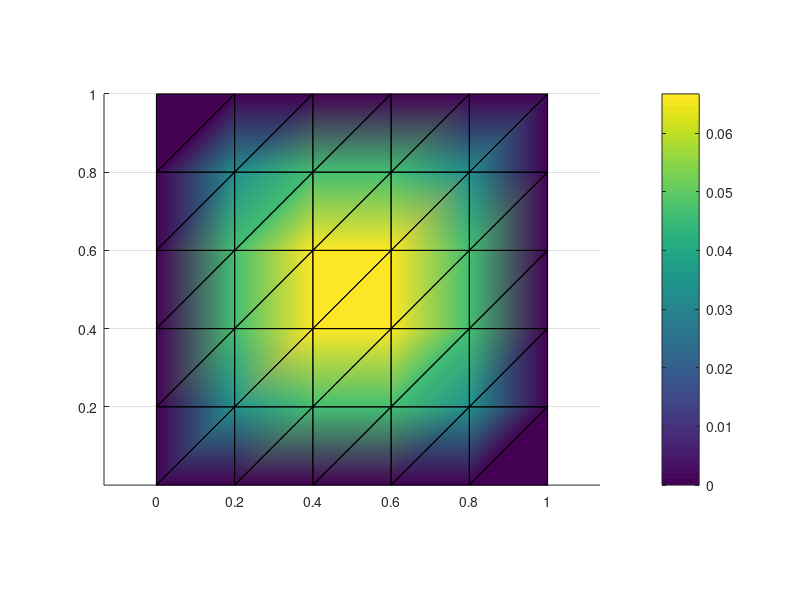

Reproduce this figure in MATLAB.
%3.6  femcode.m

% [p,t,b] = squaregrid(m,n) % create grid of N=mn nodes to be listed in p
% generate mesh of T=2(m-1)(n-1) right triangles in unit square
m=6; n=6; % includes boundary nodes, mesh spacing 1/(m-1) and 1/(n-1)
[x,y]=ndgrid((0:m-1)/(m-1),(0:n-1)/(n-1)); % matlab forms x and y lists
p=[x(:),y(:)]; % N by 2 matrix listing x,y coordinates of all N=mn nodes
t=[1,2,m+2; 1,m+2,m+1]; % 3 node numbers for two triangles in first square
t=kron(t,ones(m-1,1))+kron(ones(size(t)),(0:m-2)');
% now t lists 3 node numbers of 2(m-1) triangles in the first mesh row
t=kron(t,ones(n-1,1))+kron(ones(size(t)),(0:n-2)'*m);
% final t lists 3 node numbers of all triangles in T by 3 matrix 
b=[1:m,m+1:m:m*n,2*m:m:m*n,m*n-m+2:m*n-1]; % bottom, left, right, top 
% b = numbers of all 2m+2n **boundary nodes** preparing for U(b)=0

% [K,F] = assemble(p,t) % K and F for any mesh of triangles: linear phi's
N=size(p,1);T=size(t,1); % number of nodes, number of triangles
% p lists x,y coordinates of N nodes, t lists triangles by 3 node numbers
K=sparse(N,N); % zero matrix in sparse format: zeros(N) would be "dense"
F=zeros(N,1); % load vector F to hold integrals of phi's times load f(x,y)

for e=1:T  % integration over one triangular element at a time
  nodes=t(e,:); % row of t = node numbers of the 3 corners of triangle e
  Pe=[ones(3,1),p(nodes,:)]; % 3 by 3 matrix with rows=[1 xcorner ycorner] 
  Area=abs(det(Pe))/2; % area of triangle e = half of parallelogram area
  C=inv(Pe); % columns of C are coeffs in a+bx+cy to give phi=1,0,0 at nodes
  % now compute 3 by 3 Ke and 3 by 1 Fe for element e
  grad=C(2:3,:);Ke=Area*grad'*grad; % element matrix from slopes b,c in grad
  Fe=Area/3; % integral of phi over triangle is volume of pyramid: f(x,y)=1
  % multiply Fe by f at centroid for load f(x,y): one-point quadrature!
  % centroid would be mean(p(nodes,:)) = average of 3 node coordinates
  K(nodes,nodes)=K(nodes,nodes)+Ke; % add Ke to 9 entries of global K
  F(nodes)=F(nodes)+Fe; % add Fe to 3 components of load vector F
end   % all T element matrices and vectors now assembled into K and F

% [Kb,Fb] = dirichlet(K,F,b) % assembled K was singular! K*ones(N,1)=0
% Implement Dirichlet boundary conditions U(b)=0 at nodes in list b
K(b,:)=0; K(:,b)=0; F(b)=0; % put zeros in boundary rows/columns of K and F 
K(b,b)=speye(length(b),length(b)); % put I into boundary submatrix of K
Kb=K; Fb=F; % Stiffness matrix Kb (sparse format) and load vector Fb

% Solving for the vector U will produce U(b)=0 at boundary nodes
U=Kb\Fb;  % The FEM approximation is U_1 phi_1 + ... + U_N phi_N

% Plot the FEM approximation U(x,y) with values U_1 to U_N at the nodes 
trisurf(t,p(:,1),p(:,2),0*p(:,1),U,'edgecolor','k','facecolor','interp');
view(2),axis equal,colorbar